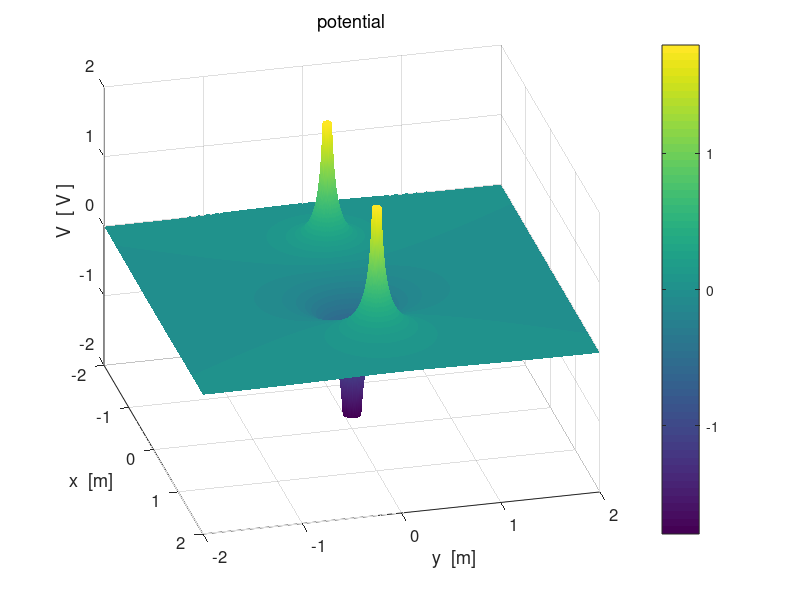

Source code (MATLAB): (Note: this script raises an error after producing the figure.)
% cemVE08.m
% 19 april 2016
% Ian Cooper
% School of Physics, University of Sydney
% https://d-arora.github.io/Doing-Physics-With-Matlab/

% Potential and Electric Field in [2D] region
% [1D] quadrupole: 3 charges in a straight lines
%                  -q  +2q  -q
% Figure 6: Electric field lines
%           need to be careful with number of streamlines and their
%           starting positions ===>
%           Density of electric lines proportion to strength of electric field


clear all
close all
clc
tic

% ========================================================================
% INPUTS  
% ========================================================================

% Number of grid point    [N = 10001]
   N = 1001;
   
% Charge  Q = [10, 0, 0, 0, 0] 
   Q = [10, -20, 10, 0, 0] .* 1e-6;
   
% Radius of circular charged conductor;   
   a = 0.1;
   
% X & Y components of position of charges  [0, 0, 0, 0, 0]
   xC = [-1,  0,  1, 0, 0];
   yC = [0,   0,  0,    0,    0];

% constants
   eps0 = 8.854e-12;
   kC = 1/(4*pi*eps0);
   
% Dimensions of region / saturation levels
%   [dimensions of region -2 to 2 / minR = 1e-6 / Esat = 1e6 / Vsat = 1e6]
   minX = -2;  
   maxX =  2;
   minY = -2;
   maxY =  2;
   minR = 1e-6;
   minRx = 1e-6;
   minRy = 1e-6;
   Vsat = kC * max(abs(Q)) / a;
   Esat = kC * max(abs(Q)) / a^2;
   
% =======================================================================
% SETUP 
% =======================================================================
   
% Fields
    V = zeros(N,N);
    Ex = zeros(N,N); Ey = zeros(N,N);
    
% [2D] region
    x  = linspace(minX,maxX,N);
    y = linspace(minY, maxY,N);
    
% Color of charged object  +  red   /   - black
    col1 = [1 0 0];
    col2 = [0 0 0];
   
% Grid positions
    [xG, yG] = meshgrid(x,y);

% =======================================================================
% CALCULATION: POTENTIAL & ELECTRIC FIELD 
% =======================================================================

for n = 1 : 3
   Rx = xG - xC(n);
   Ry = yG - yC(n);
   
   index = find(abs(Rx)+ abs(Ry) == 0); 
   Rx(index) = minRx;  Ry(index) = minRy;
   
   R = sqrt(Rx.^2 + Ry.^2);
   R(R==0) = minR;
   V = V + kC .* Q(n) ./ (R);
   
   R3 = R.^3;
   Ex = Ex + kC .* Q(n) .* Rx ./ R3;
   Ey = Ey + kC .* Q(n) .* Ry ./ R3;
end

   if max(max(V)) >=  Vsat; V(V > Vsat)  = Vsat; end;
   if min(min(V)) <= -Vsat; V(V < -Vsat) = -Vsat; end;

   E = sqrt(Ex.^2 + Ey.^2);
   if max(max(E)) >=  Esat; E(E >  Esat)  =  Esat; end;
   if min(min(E)) <= -Esat; E(E < -Esat)  = -Esat; end;
   
   if max(max(Ex)) >=  Esat; Ex(Ex >  Esat)  =  Esat; end;
   if min(min(Ex)) <= -Esat; Ex(Ex < -Esat)  = -Esat; end;
   
   if max(max(Ey)) >=  Esat; Ey(Ey >  Esat)  =  Esat; end;
   if min(min(Ey)) <= -Esat; Ey(Ey < -Esat)  = -Esat; end;
   

% ======================================================================= 
% GRAPHICS 
% =======================================================================

%%

figure(1)   % 11111111111111111111111111111111111111111111111111111111111
   set(gcf,'units','normalized','position',[0.01 0.52 0.23 0.32]);
   surf(xG,yG,V./1e6);
   
   xlabel('x  [m]'); ylabel('y  [m]'); zlabel('V  [ V ]');
   title('potential','fontweight','normal');
   
   rotate3d
   view(76,32);
   set(gca,'fontsize',12)
   set(gca,'xLim',[-2, 2]); set(gca,'yLim',[-2, 2]);
   
   shading interp;
   h = colorbar;
   h.Label.String = 'V   [ MV ]';
   colormap(parula);
   axis square
   box on

%%   
figure(2)   %2222222222222222222222222222222222222222222222222222222222222
   set(gcf,'units','normalized','position',[0.25 0.52 0.23 0.32]);
   zP = V./1e6;
   contourf(xG,yG,zP,16);
   %set(gca,'xLim',[-5,5]); set(gca,'yLim', [-5, 5]);
   %set(gca,'xTick',-5:5); set(gca,'yTick', -5:5);
   hold on
   
   % charged conductors 
      col = col1;
      if Q(1) < 0; col = col2; end;
      pos1 = [-a+xC(1), -a+yC(1), 2*a, 2*a];
      h = rectangle('Position',pos1,'Curvature',[1,1]);
      set(h,'FaceColor',col,'EdgeColor',col);
      
      col = col1;
      if Q(2) < 0; col = col2; end;
      pos2 = [-a+xC(2), -a+yC(2), 2*a, 2*a];
      h = rectangle('Position',pos2,'Curvature',[1,1]);
      set(h,'FaceColor',col,'EdgeColor',col);
      
      col = col1;
      if Q(3) < 0; col = col2; end;
      pos3 = [-a+xC(3), -a+yC(3), 2*a, 2*a];
      h = rectangle('Position',pos3,'Curvature',[1,1]);
      set(h,'FaceColor',col,'EdgeColor',col);
      
   
   xlabel('x  [m]'); ylabel('y  [m]');
   title('potential','fontweight','normal');
      
   shading interp
   h = colorbar;
   h.Label.String = 'V   [ MV ]';
   colormap(parula);
   
   
   set(gca,'fontsize',12);
   axis square
   box on

%%
figure(3)   % 33333333333333333333333333333333333333333333333333333333333
   set(gcf,'units','normalized','position',[0.49 0.52 0.23 0.32]);
       c = 0; yStep = zeros(1,5);
       
      for n = ceil(N/2) : ceil(N/10): N
   %  for n = [1 11 21 31 41 51]
        xP = xG(n,:); yP = V(n,:)./1e6;
        plot(xP,yP,'linewidth',2);
        hold on
        c = c+1;
        yStep(c) = yG(n,1);
     end
     
       %tt = num2str(yStep,2);
       %tm1 = 'y  =  ';
       %tm2 = tt;
       %tm = [tm1 tm2];
       tm = 'Potential profiles for different y values';
       xlabel('x  [m]'); ylabel('V  [ MV ]');
       set(gca,'fontsize',12)  
       h_title = title(tm);
       set(h_title,'fontsize',12,'FontWeight','normal');
       %set(gca,'xTick',-5:5);
       tm1 = num2str(yStep(1),2);
       tm2 = num2str(yStep(2),2); tm3 = num2str(yStep(3),2);
       tm4 = num2str(yStep(4),2);  tm5 = num2str(yStep(5),2);
       %tm6 = num2str(yStep(6),3);
       h = legend(tm1,tm2,tm3,tm4,tm5,'Orientation','horizontal');
       set(h,'Location','northOutside');
      % 
%%
figure(4)   % 4444444444444444444444444444444444444444444444444444444444
     set(gcf,'units','normalized','position',[0.73 0.52 0.23 0.32]);
     
     c = 0; yStep = zeros(1,5);
     for n = ceil(N/2) : ceil(N/10): N
   %  for n = [1 11 21 31 41 51]
        xP = xG(n,:); yP = E(n,:)./1e6;
        plot(xP,yP,'linewidth',2);
        hold on
        c = c+1;
        yStep(c) = yG(n,1);
     end
     
    xlabel('x  [m]'); ylabel('| E |  [ MV/m ]');
    tm = '| E | profiles for different y values';
    h = title(tm);
    set(h,'fontsize',12,'FontWeight','normal');
       
    tm1 = num2str(yStep(1),2);
    tm2 = num2str(yStep(2),2); tm3 = num2str(yStep(3),2);
    tm4 = num2str(yStep(4),2);  tm5 = num2str(yStep(5),2);
    h = legend(tm1,tm2,tm3,tm4,tm5);
    set(h,'Orientation','horizontal','Location','northOutside'); 
       
    set(gca,'fontsize',12);
    box on;

%%    
figure(5)   % 5555555555555555555555555555555555555555555555555555555555
set(gcf,'units','normalized','position',[0.01 0.1 0.23 0.32]);
   surf(xG,yG,E./1e6);
   
   xlabel('x  [m]'); ylabel('y  [m]'); zlabel('E  [ V / m ]');
   title('electric field | E |','fontweight','normal');
   
  
   colorbar
   shading interp
   h =  colorbar;
   h.Label.String = '| E |   [ MV/m ]';
   rotate3d
   view(30,50);
   
   axis square
   set(gca,'fontsize',12) 
   box on
   
%%
figure(6)   % 66666666666666666666666666666666666666666666666666666666666
   set(gcf,'units','normalized','position',[0.25 0.1 0.23 0.32]);  
   contourf(xG,yG,V./1e6,12)
      
   xlabel('x  [m]'); ylabel('y  [m]');
   title('potential','fontweight','normal');
  
   hold on
     
% Electric field lines
%     need to reverse the direction of streamlines for neg charges
  
% Charge 1 
      ang = linspace(15,345,12);
      ang1 = deg2rad(ang);
      if Q(1) > 0;
          p3 = Ex; p4 = Ey;
      else 
          p3 = -Ex; p4 = -Ey;
      end
      
      sx = xC(1) + a .* cos(ang1); sy = yC(1) + a .* sin(ang1);
      h = streamline(xG,yG,p3,p4,sx,sy);
      set(h,'linewidth',2,'color',[1 1 1]);
          
% Charge 2 
      %ang = [-A 0*A 1*A 3*A 4*A 5*A 6*A 7*A 8*A 9*A   ];
      %ang2 = linspace(0,360,24);
      ang2 = [87 93 -87 -93];
      if Q(2) > 0;
          p3 = Ex; p4 = Ey;
      else 
          p3 = -Ex; p4 = -Ey;
      end
      
      sx = xC(2) + a .* cosd(ang2); sy = yC(2) + a .* sind(ang2);
      h = streamline(xG,yG,p3,p4,sx,sy);
      set(h,'linewidth',2,'color',[1 1 1]);
      
% Charge 3 
      
      if Q(3) > 0;
          p3 = Ex; p4 = Ey;
      else 
          p3 = -Ex; p4 = -Ey;
      end
      
      ang3 = ang1;
      sx = xC(3) + a .* cos(ang3); sy = yC(3) + a .* sin(ang3);
      h = streamline(xG,yG,p3,p4,sx,sy);
      set(h,'linewidth',2,'color',[1 1 1]);
      
% charged conductors 
      col = col1;
      if Q(1) < 0; col = col2; end;
      pos1 = [-a+xC(1), -a+yC(1), 2*a, 2*a];
      h = rectangle('Position',pos1,'Curvature',[1,1]);
      set(h,'FaceColor',col,'EdgeColor',col);
      
      col = col1;
      if Q(2) < 0; col = col2; end;
      pos2 = [-a+xC(2), -a+yC(2), 2*a, 2*a];
      h = rectangle('Position',pos2,'Curvature',[1,1]);
      set(h,'FaceColor',col,'EdgeColor',col);
      
      col = col1;
      if Q(3) < 0; col = col2; end;
      pos3 = [-a+xC(3), -a+yC(3), 2*a, 2*a];
      h = rectangle('Position',pos3,'Curvature',[1,1]);
      set(h,'FaceColor',col,'EdgeColor',col);
        
      shading interp
      h = colorbar;
      h.Label.String = 'V   [ MV ]';
      h = colormap('parula');
      beta = 0.5;
      brighten(h,beta);
      
      set(gca,'xLim',[minX,maxX]); set(gca,'yLim', [minY, maxY]);
  
     axis square;
     box on;
     
%%
figure(7)   % 7777777777777777777777777777777777777777777777777777777777
   set(gcf,'units','normalized','position',[0.49 0.1 0.23 0.32]);
   pcolor(xG,yG,E./1e6);
   
   xlabel('x  [m]'); ylabel('y  [m]');
   title('electric field | E | ','fontweight','normal');
   
   %set(gca,'xLim',[-5,5]); set(gca,'yLim', [-5, 5]);
   %set(gca,'xTick',-5:5); set(gca,'yTick', -5:5);
   
   shading interp
   h = colorbar;
   h.Label.String = '|E|   [ MV/m ]';
   
   axis square
   set(gca,'fontsize',12)
   box on   
   
 
%%       
figure(8)    % 8888888888888888888888888888888888888888888888888888888888
     set(gcf,'units','normalized','position',[0.73 0.1 0.23 0.32]); 
     hold on
     index1 = 51 : 50 : 951;
     index1 = [index1 500 502];
     index2 = index1;
          
     p1 = xG(index1, index2); p2 = yG(index1, index2);
     
% scaling of electric field lines: unit length
        p3 = Ex(index1, index2)./(E(index1,index2));
        p4 = Ey(index1, index2)./(E(index1,index2));
% no scaling of electric field lines
%  p3 = Ex(index1, index2); p4 = Ey(index1, index2); 
     
     h = quiver(p1,p2,p3,p4,'autoscalefactor',0.8);
     set(h,'color',[0 0 1],'linewidth',1.2)
     
      hold on
      
% charged conductors 
      col = col1;
      if Q(1) < 0; col = col2; end;
      pos1 = [-a+xC(1), -a+yC(1), 2*a, 2*a];
      h = rectangle('Position',pos1,'Curvature',[1,1]);
      set(h,'FaceColor',col,'EdgeColor',col);
      
      col = col1;
      if Q(2) < 0; col = col2; end;
      pos2 = [-a+xC(2), -a+yC(2), 2*a, 2*a];
      h = rectangle('Position',pos2,'Curvature',[1,1]);
      set(h,'FaceColor',col,'EdgeColor',col);
      
      col = col1;
      if Q(3) < 0; col = col2; end;
      pos3 = [-a+xC(3), -a+yC(3), 2*a, 2*a];
      h = rectangle('Position',pos3,'Curvature',[1,1]);
      set(h,'FaceColor',col,'EdgeColor',col);
      
      xlabel('x  [m]'); ylabel('y  [m]');
      title('direction of scaled E at grid points','fontweight','normal');
     
      set(gca,'xLim',[-2,2]); set(gca,'yLim', [-2, 2]);
      axis([-2 2 -2 2]);
      axis equal
      box on
 
%%

     toc
     
   
